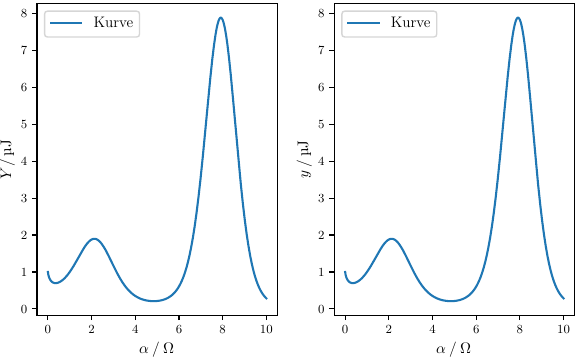

The Python source for this figure:
# coding=utf-8
import numpy as np
import matplotlib as mpl
import matplotlib.pyplot as plt
from scipy.optimize import curve_fit
import uncertainties.unumpy as unp
from uncertainties import ufloat
import sympy
from uncertainties import correlated_values, correlation_matrix
import scipy.integrate as int
from uncertainties.unumpy import nominal_values as noms
from uncertainties.unumpy import std_devs as sdevs
import scipy.constants as con
from scipy.constants import physical_constants as pcon
#Table Funktion
dummy = ufloat(69,42)
dummyarray = np.array([dummy,dummy*6.626])
udummyarray = unp.uarray([4], [5*con.pi])

#data1 = [a,b,c,d,e]
#p1 = {'name':'tabelle1.tex','data':data1}
#table(**p1)
def table(name, data):
	j=0
	i=0
	f = [0,0,0,0,0,0,0,0,0,0,0,0,0]
	for i in range(len(data)):
		if(type(data[i][0]) == type(dummy) or type(data[i][0]) == type(dummyarray[1]) or type(data) == type(udummyarray)):
			f[i] = True
		else:
			f[i] = False
	print(f)
	output = open(name, 'w')
	output.write(r'\begin{table}[h]' + '\n' + r'\centering' + '\n' + r'\caption{CAPTION}' + '\n' +r'\sisetup{%uncertainty-seperator = {\,},'+'\n'+r'table-number-alignment = center,'+'\n'+'table-unit-alignment = center,'+'\n'+'%table-figures-integer = 1,'+'\n'+'%table-figures-decimal = 1,'+'\n'+'table-auto-round = true'+'\n'+'}'+'\n'+ r'\begin{tabular}{ ')
	for i in range(len(data)):
		if(f[i]):
			output.write(r'S[table-format= 3.1]'+'\n'+' @{\,$\pm{}$\,} '+'\n' + r' S[table-format= 3.1] ')
		else:
			output.write(r' S[table-format= 3.1] '+'\n')
	output.write(r'}' + '\n' + r'\toprule' + '\n')
	
	for i in range(len(data)):
		if(i < (len(data)-1)): 
			if(f[i]):
				output.write(r'\multicolumn{2}{c}{TITLE}'+'\n'+'&')
			else:
				output.write(r'{$\text{Title}$}'+'\n'+'&')
		else:
			if(f[i]):
				output.write(r'\multicolumn{2}{c}{TITLE} \\'+'\n')
			else:
				output.write(r'{$\text{Title}$} \\'+'\n')
	output.write(r' \midrule' + '\n')
	
	#Tabelle
	for j in range(len(data[0])):
		i = 0
		while i <= len(data)-1:
				if(f[i]):
					if(i == len(data)-1):
						output.write(str(data[i][j].n) + '&' + str(data[i][j].s) + r'\\' + '\n')
					else:
						output.write(str(data[i][j].n)+ '&' + str(data[i][j].s) + '&')
					i = i+1
				else:
					if(i == len(data)-1):
						output.write(str(data[i][j]) + r'\\' + '\n')
					else:
						output.write(str(data[i][j]) + '&')
					i = i+1
	#Tabelle Ende
	output.write(r'\bottomrule' + '\n' + r'\end{tabular}' + '\n' + r'\label{tab:LABEL}' + '\n' + r'\end{table}')
	output.close()
	

x = np.linspace(0, 10, 1000)
y = x ** np.sin(x)

plt.subplot(1, 2, 1)
plt.plot(x, y, label='Kurve')
plt.xlabel(r'$\alpha \:/\: \si{\ohm}$')
plt.ylabel(r'$Y \:/\: \si{\micro\joule}$')
plt.legend(loc='best')

plt.subplot(1, 2, 2)
plt.plot(x, y, label='Kurve')
plt.xlabel(r'$\alpha \:/\: \si{\ohm}$')
plt.ylabel(r'$y \:/\: \si{\micro\joule}$')
plt.legend(loc='best')

plt.tight_layout(pad=0, h_pad=1.08, w_pad=1.08)
plt.savefig('pc/plot.pdf')